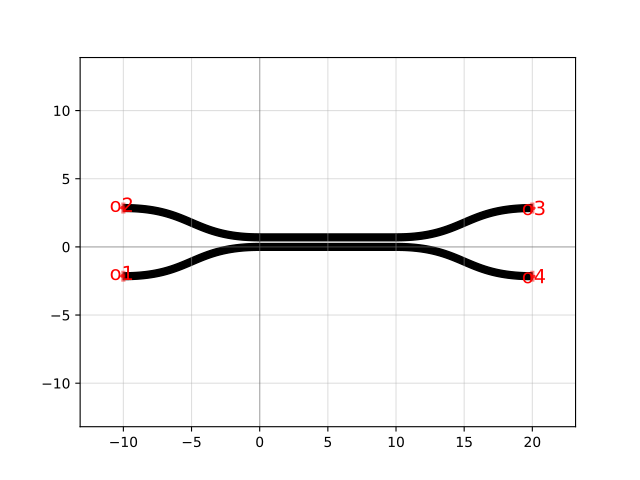

Write Python code to recreate this figure.
import gdsfactory as gf

c = gf.components.coupler(gap=0.2, length=10)
c.plot()
